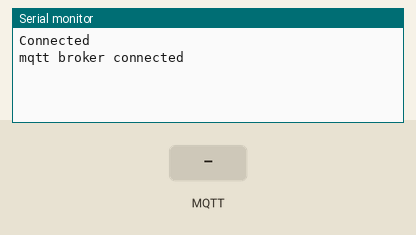
Simulated run of this sketch. Board: ESP32. Parts: the last lines printed to the serial monitor. The test bench sets the inputs (shaded band). WiFi joins after 1.5 s; servers stay silent unless stated; no MQTT or app messages arrive unless stated.

Above: at 3.2 s.
3.3 s: MQTT message "1" arrives on the first subscribed topic
At 3.9 s:
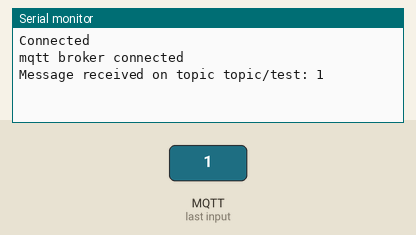
4.8 s: MQTT message "on" arrives on the first subscribed topic
At 6.0 s:
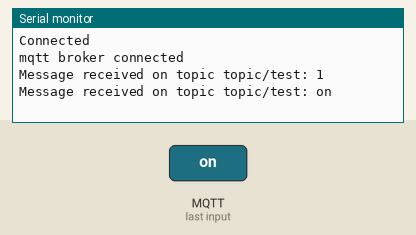
6.3 s: MQTT message "off" arrives on the first subscribed topic
At 7.4 s:
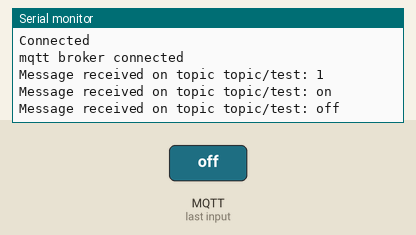

The sketch:

sketch_may6a.ino
```cpp
#include <PubSubClient.h>
#include <WiFi.h>
#include <WiFiClient.h>
#include <WiFiServer.h>
#include <WiFiUdp.h>
#include <WiFiClientSecure.h>

const char* ssid = "xxx";
const char* password = "xxx";

const char* mqttServer = "7b10c1a6effd49c798757d01597a1663.s2.eu.hivemq.cloud";
const int mqttPort = 8883;
const char* mqttUser = "espSub";
const char* mqttPassword = "espPasswordH3elZiek";

WiFiClientSecure wifiClient;
PubSubClient mqttClient(wifiClient);

void setup() {
  Serial.begin(115200);

  // Connect to Wi-Fi
  WiFi.begin(ssid, password);

  while (WiFi.status() != WL_CONNECTED) {
    delay(1000);
  }
  Serial.println("Connected");

  wifiClient.setInsecure();

  // Set up MQTT client
  mqttClient.setServer(mqttServer, mqttPort);
  mqttClient.setCallback(callback);
  mqttClient.setKeepAlive(60);

  while (!mqttClient.connected()) {
      if (mqttClient.connect("esp", mqttUser, mqttPassword)) {
          Serial.println("mqtt broker connected");
      } else {
          Serial.print("failed with state ");
          Serial.print(mqttClient.state());
          delay(2000);
      }
  }
  mqttClient.subscribe("topic/test");
}

void loop() {
  mqttClient.loop();
}

void callback(char* topic, byte* payload, unsigned int length) {
  // Handle incoming message
  String message = "";

  for (int i = 0; i < length; i++) {
    message += (char)payload[i];
  }

  Serial.println("Message received on topic " + String(topic) + ": " + message);
} 
```

Measured:
- after the input at 3.3 s, the serial monitor: prints a new line at once (image 1)
- after the input at 4.8 s, the serial monitor: prints a new line at once (image 2)
- after the input at 6.3 s, the serial monitor: prints a new line at once (image 3)
